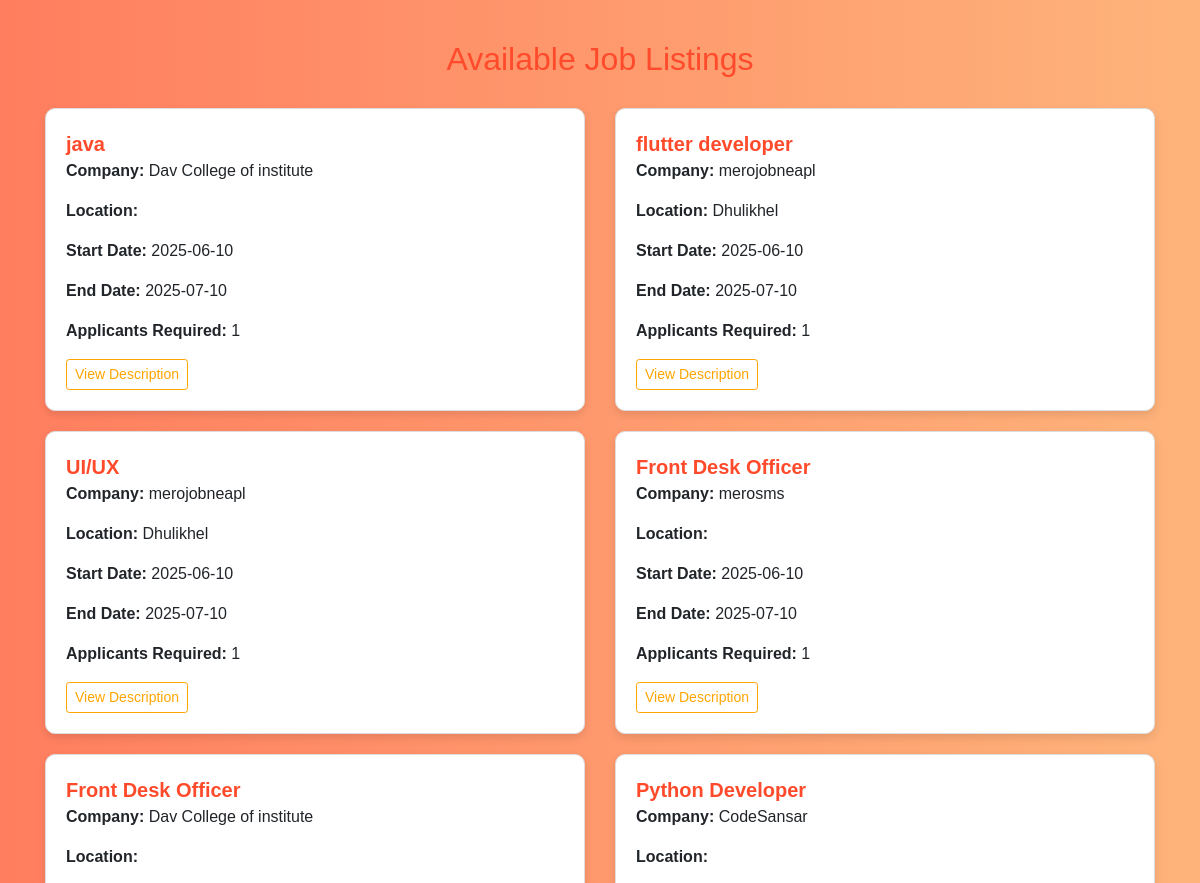
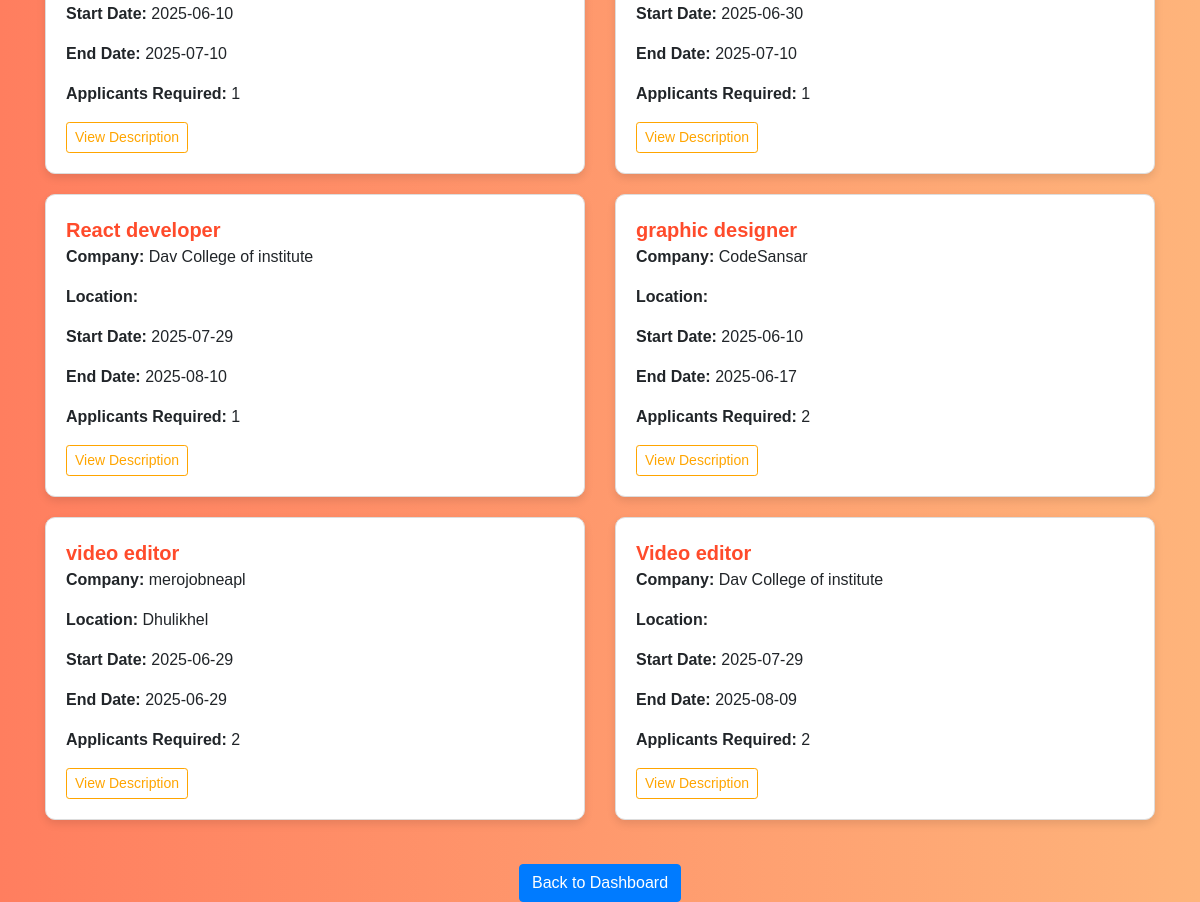
Page /users/search_jobs.php on the committed database (2 pictures, top to bottom).
### tables this page shows
CREATE TABLE `jobs` (
  `id` int(11) NOT NULL,
  `title` varchar(100) NOT NULL,
  `description` text DEFAULT NULL,
  `category` varchar(100) DEFAULT NULL,
  `category_id` int(11) DEFAULT NULL,
  `company_id` int(11) DEFAULT NULL,
  `created_at` datetime DEFAULT current_timestamp(),
  `location` varchar(255) DEFAULT NULL,
  `status` enum('pending','approved','rejected') DEFAULT 'pending',
  `is_approved` tinyint(4) DEFAULT 0,
  `skills_required` text DEFAULT NULL,
  `applicants_required` int(11) NOT NULL DEFAULT 1,
  `start_date` date NOT NULL,
  `end_date` date NOT NULL
);

CREATE TABLE `companies` (
  `id` int(11) NOT NULL,
  `name` varchar(100) NOT NULL,
  `description` text DEFAULT NULL,
  `company_login_id` int(11) DEFAULT NULL,
  `location` varchar(255) NOT NULL,
  `category` varchar(100) DEFAULT NULL
);

### users/search_jobs.php (the view, shortened to what this page needs)
<?php
require_once '../core/database.php';
?>
<!DOCTYPE html>
<html>
<head>
    <link rel="stylesheet" href="https://stackpath.bootstrapcdn.com/bootstrap/4.5.0/css/bootstrap.min.css">
</head>
<body>
<div class="container">
    <h2>Available Job Listings</h2>
    <div class="row">
        <?php
       $sql = "SELECT
            jobs.id, jobs.title, jobs.start_date, jobs.end_date,
            jobs.applicants_required,
            companies.name AS company_name, companies.location AS company_location
        FROM jobs
        JOIN companies ON jobs.company_id = companies.id
        WHERE jobs.status = 'approved'";
        $result = mysqli_query($conn, $sql);
        if ($result && mysqli_num_rows($result) > 0) {
            while ($row = mysqli_fetch_assoc($result)) {
                ?>
                <div class="col-md-6">
                    <div class="job-card">
                        <div class="job-title"><?php echo htmlspecialchars($row['title']); ?></div>
                        <p><strong>Company:</strong> <?php echo htmlspecialchars($row['company_name']); ?></p>
                        <p><strong>Location:</strong> <?php echo $row['company_location'] ?? 'Not specified'; ?></p>
                        <p><strong>Start Date:</strong> <?php echo $row['start_date'] ?? 'Not set'; ?></p>
                        <p><strong>End Date:</strong> <?php echo $row['end_date'] ?? 'Not set'; ?></p>
                        <p><strong>Applicants Required:</strong> <?php echo $row['applicants_required']; ?></p>
                        <a href="view_job.php?job_id=<?php echo $row['id']; ?>" class="btn btn-sm btn-custom">View Description</a>
                    </div>
                </div>
                <?php
            }
        } else {
            echo "<p class='text-white'>No job listings found.</p>";
        }
        ?>
    </div>
    <div class="text-center mt-4">
        <a href="dashboard.php" class="btn btn-primary">Back to Dashboard</a>
    </div>
</div>
</body>
</html>

### users/search_jobs.php (style rules this page uses)
body { background: linear-gradient(to right, #ff7e5f, #feb47b); font-family: Arial, sans-serif; }
.container { margin-top: 40px; }
.job-card { border: 1px solid #ddd; border-radius: 10px; padding: 20px; margin-bottom: 20px; background: #fff; box-shadow: 0 4px 8px rgba(0,0,0,0.1); }
.job-title { font-size: 20px; font-weight: bold; color: #ff4b2b; }
.btn-custom { border: 1px solid orange; color: orange; }
h2 { text-align: center; color: #ff4b2b; margin-bottom: 30px; }

### rows in the picture
jobs: title "java", company.name "Dav College of institute", start_date "2025-06-10", end_date "2025-07-10", applicants_required "1"
jobs: title "flutter developer", company.name "merojobneapl", company.location "Dhulikhel", start_date "2025-06-10", end_date "2025-07-10", applicants_required "1"
jobs: title "UI/UX", company.name "merojobneapl", company.location "Dhulikhel", start_date "2025-06-10", end_date "2025-07-10", applicants_required "1"
jobs: title "Front Desk Officer", company.name "merosms", start_date "2025-06-10", end_date "2025-07-10", applicants_required "1"
jobs: title "Front Desk Officer", company.name "Dav College of institute", start_date "2025-06-10", end_date "2025-07-10", applicants_required "1"
jobs: title "Python Developer", company.name "CodeSansar", start_date "2025-06-30", end_date "2025-07-10", applicants_required "1"
jobs: title "React developer", company.name "Dav College of institute", start_date "2025-07-29", end_date "2025-08-10", applicants_required "1"
jobs: title "graphic designer", company.name "CodeSansar", start_date "2025-06-10", end_date "2025-06-17", applicants_required "2"
jobs: title "video editor", company.name "merojobneapl", company.location "Dhulikhel", start_date "2025-06-29", end_date "2025-06-29", applicants_required "2"
jobs: title "Video editor", company.name "Dav College of institute", start_date "2025-07-29", end_date "2025-08-09", applicants_required "2"
